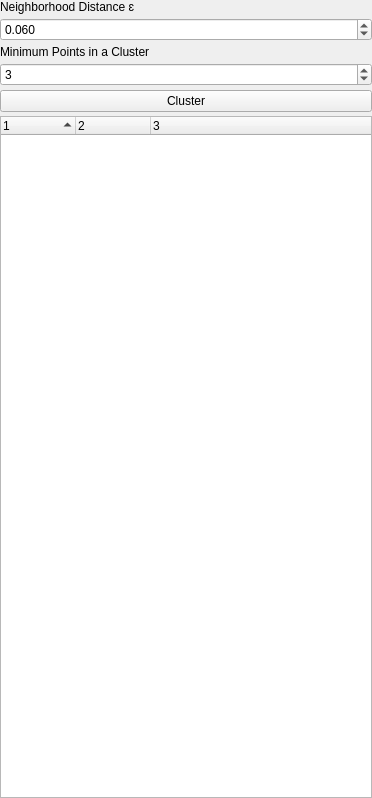
           <widget class="QWidget" name="page">
            <property name="geometry">
             <rect>
              <x>0</x>
              <y>0</y>
              <width>372</width>
              <height>798</height>
             </rect>
            </property>
            <attribute name="label">
             <string>Clustering</string>
            </attribute>
            <layout class="QVBoxLayout" name="verticalLayout">
             <property name="spacing">
              <number>4</number>
             </property>
             <property name="leftMargin">
              <number>0</number>
             </property>
             <property name="topMargin">
              <number>0</number>
             </property>
             <property name="rightMargin">
              <number>0</number>
             </property>
             <property name="bottomMargin">
              <number>0</number>
             </property>
             <item>
              <widget class="QLabel" name="label_4">
               <property name="text">
                <string>Neighborhood Distance ɛ</string>
               </property>
              </widget>
             </item>
             <item>
              <widget class="QDoubleSpinBox" name="epsDoubleSpinBox">
               <property name="decimals">
                <number>3</number>
               </property>
               <property name="maximum">
                <double>1.000000000000000</double>
               </property>
               <property name="singleStep">
                <double>0.001000000000000</double>
               </property>
               <property name="value">
                <double>0.060000000000000</double>
               </property>
              </widget>
             </item>
             <item>
              <widget class="QLabel" name="label_13">
               <property name="text">
                <string>Minimum Points in a Cluster</string>
               </property>
              </widget>
             </item>
             <item>
              <widget class="QSpinBox" name="minPtsSpinBox">
               <property name="minimum">
                <number>2</number>
               </property>
               <property name="maximum">
                <number>1000</number>
               </property>
               <property name="value">
                <number>3</number>
               </property>
              </widget>
             </item>
             <item>
              <widget class="QPushButton" name="clusterButton">
               <property name="text">
                <string>Cluster</string>
               </property>
              </widget>
             </item>
             <item>
              <widget class="QTreeWidget" name="glycogenClustersTreeWidget">
               <property name="columnCount">
                <number>3</number>
               </property>
               <attribute name="headerDefaultSectionSize">
                <number>75</number>
               </attribute>
               <attribute name="headerShowSortIndicator" stdset="0">
                <bool>true</bool>
               </attribute>
               <column>
                <property name="text">
                 <string notr="true">1</string>
                </property>
               </column>
               <column>
                <property name="text">
                 <string notr="true">2</string>
                </property>
               </column>
               <column>
                <property name="text">
                 <string notr="true">3</string>
                </property>
               </column>
              </widget>
             </item>
            </layout>
           </widget>
